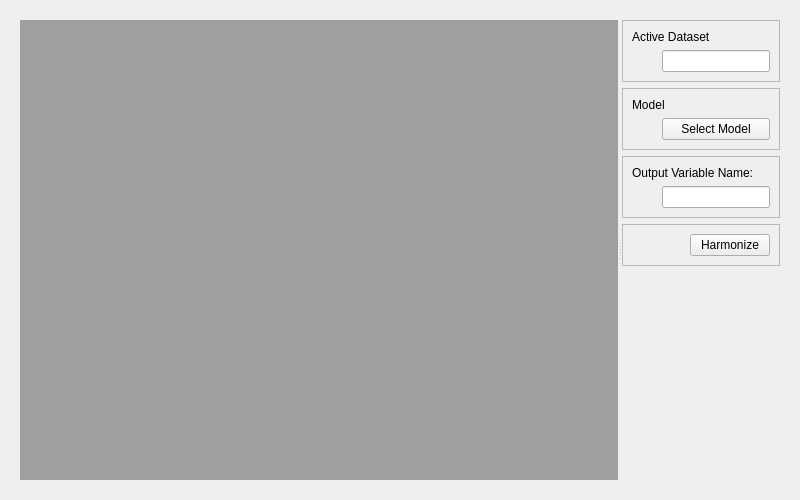
<?xml  version="1.0"  encoding="UTF-8"?>
<ui  version="4.0">
  <class>Form</class>
  <widget  class="QWidget"  name="Form">
    <property  name="geometry">
      <rect>
        <x>0</x>
        <y>0</y>
        <width>800</width>
        <height>500</height>
      </rect>
    </property>
    <property  name="windowTitle">
      <string>Form</string>
    </property>
    

    <layout  class="QVBoxLayout"  name="horizontalLayout">
      <item>
        
        <widget class="QWidget" name="verticalLayoutWidget">
    
    
            <layout  class="QHBoxLayout"  name="horizontalLayout">
            <item>
                <widget  class="QSplitter"  name="splitter">
                <property  name="orientation">
                    <enum>Qt::Horizontal</enum>
                </property>
                
                <widget  class="QWidget"  name="wViewer">
                    <property  name="sizePolicy">
                    <sizepolicy  hsizetype="Preferred"  vsizetype="Preferred">
                        <horstretch>8</horstretch>
                        <verstretch>0</verstretch>
                    </sizepolicy>
                    </property>
                    <layout  class="QVBoxLayout"  name="vlViewer">
                    <item>
                        <widget  class="QMdiArea"  name="mdiArea"/>
                    </item>
                    </layout>
                </widget>
                
                <widget  class="QWidget"  name="wOptions">
                    
                    <property  name="sizePolicy">
                    <sizepolicy  hsizetype="Minimum"  vsizetype="Minimum">
                        <horstretch>1</horstretch>
                        <verstretch>0</verstretch>
                    </sizepolicy>
                    </property>

                    <layout  class="QVBoxLayout"  name="vlOptions">

                    <item>
                        <widget  class="QFrame"  name="wActiveDset">
                        <property  name="frameShape">
                            <enum>QFrame::StyledPanel</enum>
                        </property>
                        <property  name="frameShadow">
                            <enum>QFrame::Raised</enum>
                        </property>
                        <property  name="lineWidth">
                            <number>8</number>
                        </property>
                        
                        
                        <layout  class="QVBoxLayout"  name="vlActiveDset">
                            
                            <item>
                            <widget  class="QLabel"  name="label_activeDset">
                                <property  name="text">
                                <string>Active Dataset</string>
                                </property>
                            </widget>
                            </item>

                            <item>
                            <layout  class="QHBoxLayout"  name="horizontalLayout_5">
                                <item>
                                <spacer  name="horizontalSpacer_5">
                                    <property  name="orientation">
                                    <enum>Qt::Horizontal</enum>
                                    </property>
                                    
                                    <property name="sizeType">
                                        <enum>QSizePolicy::Fixed</enum>
                                    </property>
                                    
                                    <property  name="sizeHint"  stdset="0">
                                    <size>
                                        <width>30</width>
                                        <height>20</height>
                                    </size>
                                    </property>
                                </spacer>
                                </item>
                                <item>
                                    <widget  class="QLineEdit"  name="edit_activeDset">
                                        <property  name="text">
                                        <string> </string>
                                        </property>
                                    </widget>
                                </item>
                            </layout>
                            </item>
                            
                        </layout>
                        </widget>
                    </item>
                        
                    <item>
                        <widget  class="QFrame"  name="wHarmonizeOptions">
                        
                        <property  name="frameShape">
                            <enum>QFrame::StyledPanel</enum>
                        </property>
                        <property  name="frameShadow">
                            <enum>QFrame::Raised</enum>
                        </property>
                        <property  name="lineWidth">
                            <number>8</number>
                        </property>
                        
                        <layout  class="QVBoxLayout"  name="vlNormalize">

                            <item>
                            <widget  class="QLabel"  name="label_select">
                                <property  name="text">
                                <string>Model</string>
                                </property>
                            </widget>
                            </item>
                            
                            <item>
                            <layout  class="QHBoxLayout"  name="hlDivideBy">
                                <item>
                                    <spacer  name="horizontalSpacer_5">
                                        <property  name="orientation">
                                        <enum>Qt::Horizontal</enum>
                                        </property>
                                        
                                        <property name="sizeType">
                                            <enum>QSizePolicy::Fixed</enum>
                                        </property>                                    
                                        
                                        <property  name="sizeHint"  stdset="0">
                                        <size>
                                            <width>30</width>
                                            <height>20</height>
                                        </size>
                                        </property>
                                    </spacer>
                                </item>
                                <item>
                                    <widget  class="QPushButton"  name="selectModelBtn">
                                    <property  name="text">
                                        <string>Select Model</string>
                                    </property>
                                    </widget>
                                </item>
                            </layout>
                            </item>

                        </layout>
                        </widget>
                    </item>
                        
                    <item>
                        <widget  class="QFrame"  name="wOutVarName">
                        <property  name="frameShape">
                            <enum>QFrame::StyledPanel</enum>
                        </property>
                        <property  name="frameShadow">
                            <enum>QFrame::Raised</enum>
                        </property>
                        <property  name="lineWidth">
                            <number>8</number>
                        </property>
                        <layout  class="QVBoxLayout"  name="vlBC">
                            <item>
                            <widget  class="QLabel"  name="label_select2">
                                <property  name="text">
                                <string>Output Variable Name: </string>
                                </property>
                            </widget>
                            </item>
                            <item>
                            <layout  class="QHBoxLayout"  name="horizontalLayout_6">
                                <item>
                                <spacer  name="horizontalSpacer_6">
                                    <property  name="orientation">
                                    <enum>Qt::Horizontal</enum>
                                    </property>
                                    
                                    <property name="sizeType">
                                        <enum>QSizePolicy::Fixed</enum>
                                    </property>
                                    
                                    <property  name="sizeHint"  stdset="0">
                                    <size>
                                        <width>30</width>
                                        <height>20</height>
                                    </size>
                                    </property>
                                </spacer>
                                </item>
                                <item>
                                    <widget  class="QLineEdit"  name="edit_outVarName">
                                    </widget>
                                </item>
                            </layout>
                            </item>
                        </layout>
                        </widget>
                    </item>

                    <item>
                    <widget  class="QFrame"  name="wCalcHarmonize">
                        <property  name="frameShape">
                        <enum>QFrame::StyledPanel</enum>
                        </property>
                        <property  name="frameShadow">
                        <enum>QFrame::Raised</enum>
                        </property>
                        <property  name="lineWidth">
                        <number>8</number>
                        </property>
                        <layout  class="QHBoxLayout"  name="horizontalLayout_8">
                        <item>
                            <spacer  name="horizontalSpacer_8">
                            <property  name="orientation">
                                <enum>Qt::Horizontal</enum>
                            </property>
                            <property  name="sizeHint"  stdset="0">
                                <size>
                                <width>40</width>
                                <height>20</height>
                                </size>
                            </property>
                            </spacer>
                        </item>
                        <item>
                            <widget  class="QPushButton"  name="calcHarmonizeBtn">
                            <property  name="text">
                                <string>Harmonize</string>
                            </property>
                            </widget>
                        </item>
                        </layout>
                    </widget>
                    </item>
                            
                    <item>
                        <spacer  name="verticalSpacer">
                        <property  name="orientation">
                            <enum>Qt::Vertical</enum>
                        </property>
                        <property  name="sizeHint"  stdset="0">
                            <size>
                            <width>20</width>
                            <height>40</height>
                            </size>
                        </property>
                        </spacer>
                    </item>
                                    

                    </layout>
                </widget>
                </widget>
            </item>
            </layout>
    
        </widget>
      </item>

      </layout>
    
            
  </widget>
  <resources/>
  <connections/>
</ui>
